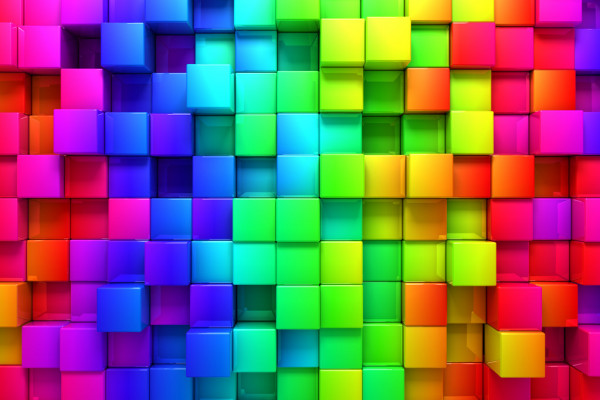
#> input picture images/5.png, 600 x 400 px
$ jupyter execute 'most dominant colors.ipynb'
#> lines starting #> are read from the running program, lines starting #| are printed output that depends on the picture; after the words box and inside, x2 and y2 are one past the last pixel; in counts of white or black regions, pixels touching at a corner belong together
## Importing required packages

[cell 1]
import cv2
import numpy as np
import matplotlib.pyplot as plt
from sklearn.cluster import KMeans

## Defining image path and no. of clusters needed

[cell 2]
img_path = 'images/5.png'
clusters = 10 # try changing it

[cell 3]
def show(image):
    cv2.imshow('img',image)
    cv2.waitKey(0)
    cv2.destroyAllWindows()

## Reading the image, resizing it and flattening it

[cell 4]
img = cv2.imread(img_path)
#> img is the input picture: shape (400, 600, 3); mean B, G, R 105.7, 100.9, 122.9
# show(img)
print('Org image shape --> ',img.shape)
#| Org image shape -->  (400, 600, 3)

rows = 200
cols = int((img.shape[0]/img.shape[1])*rows)
#> cols = 133

img = cv2.resize(img,dsize=(rows,cols),interpolation=cv2.INTER_LINEAR)
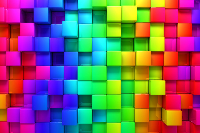
#> img: shape (133, 200, 3); mean B, G, R 105.8, 100.8, 122.9
# show(img)
print('After resizing shape --> ',img.shape)
#| After resizing shape -->  (133, 200, 3)


flat_img = np.reshape(img,(-1,3))
print('After Flattening shape --> ',flat_img.shape)
#| After Flattening shape -->  (26600, 3)

### Declaring KMeans Clustering Algorithm for clustering the pixels present in the image.

[cell 5]
kmeans = KMeans(n_clusters=clusters,random_state=0)
kmeans.fit(flat_img)

### These are the cluster centers or most dominant colors.

[cell 6]
colors = np.array(kmeans.cluster_centers_,dtype='uint')
colors

### Calculating their percentages to sort them accordingly.

[cell 7]
percentages = (np.unique(kmeans.labels_,return_counts=True)[1])/flat_img.shape[0]
p_and_c = zip(percentages,colors)
p_and_c = sorted(p_and_c,reverse=True)
p_and_c

## Visualizing the n (no. of clusters) most dominant colors of the image.

[cell 8]
block = np.ones((50,50,3),dtype='uint')
plt.figure(figsize=(12,8))
for i in range(clusters):
    plt.subplot(1,clusters,i+1)
    block[:] = p_and_c[i][1][::-1] # we have done this to convert bgr(opencv) to rgb(matplotlib)
    plt.imshow(block)
    plt.xticks([])
    plt.yticks([])
    plt.xlabel(str(round(p_and_c[i][0]*100,2))+'%')
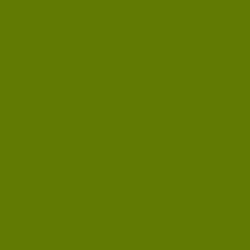
#> block: shape (50, 50, 3) uint64 (shown 5 times larger); mean of channels 0, 1, 2 3, 122, 97; drawn as B, G, R
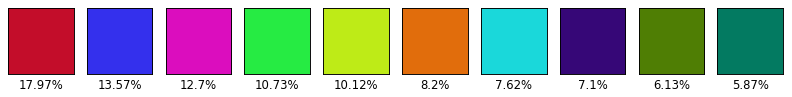
#> figure drawn by matplotlib, 10 panels

### Creating a bar to visualize the same.

[cell 9]
bar = np.ones((50,500,3),dtype='uint')
plt.figure(figsize=(12,8))
plt.title('Proportions of colors in the image')
start = 0
i = 1
for p,c in p_and_c:
    end = start+int(p*bar.shape[1])
    if i==clusters:
        bar[:,start:] = c[::-1]
    else:
        bar[:,start:end] = c[::-1]
    start = end
    i+=1
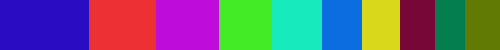
#> bar: shape (50, 500, 3) uint64; mean of channels 0, 1, 2 121, 100.5, 105.5; drawn as B, G, R
#> after the loop, i = 11

plt.imshow(bar)
plt.xticks([])
plt.yticks([])
#> Out = ([], [])
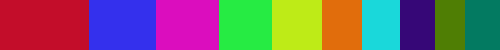
#> shown: shape (50, 500, 3); mean R, G, B 121, 100.5, 105.5

### And in the end just a nice on-image visualization which shows top 5 dominant color on the image.

[cell 10]
img = cv2.imread(img_path)

rows = 1000
cols = int((img.shape[0]/img.shape[1])*rows)
#> cols = 666
img = cv2.resize(img,dsize=(rows,cols),interpolation=cv2.INTER_LINEAR)
#> img: shape (666, 1000, 3)

copy = img.copy()
cv2.rectangle(copy,(rows//2-250,cols//2-90),(rows//2+250,cols//2+110),(255,255,255),-1)
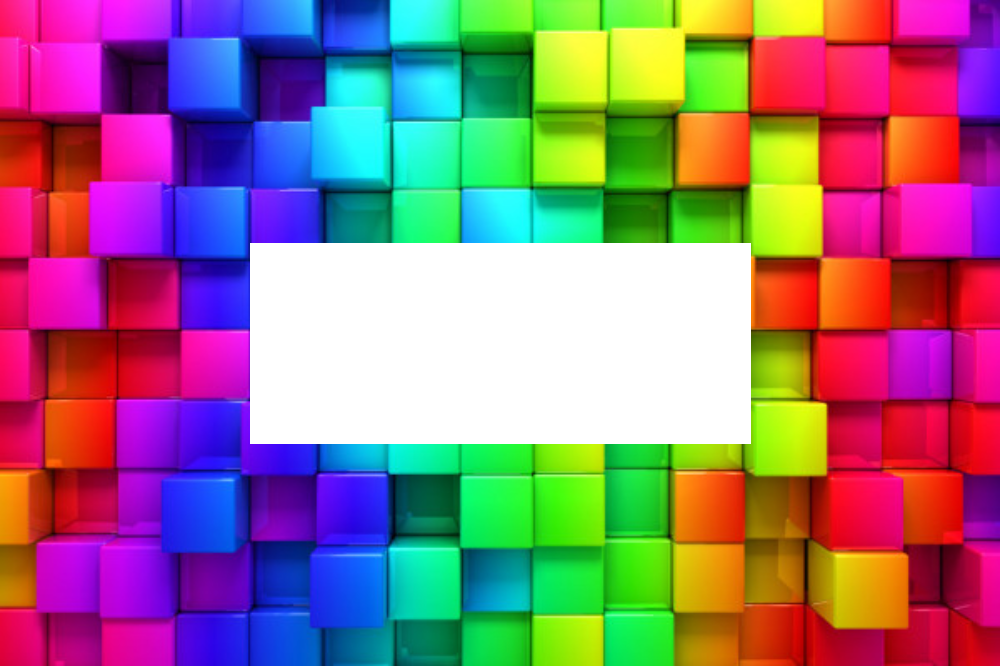
#> copy: shape (666, 1000, 3); mean B, G, R 127.2, 114.9, 150.3

final = cv2.addWeighted(img,0.1,copy,0.9,0)
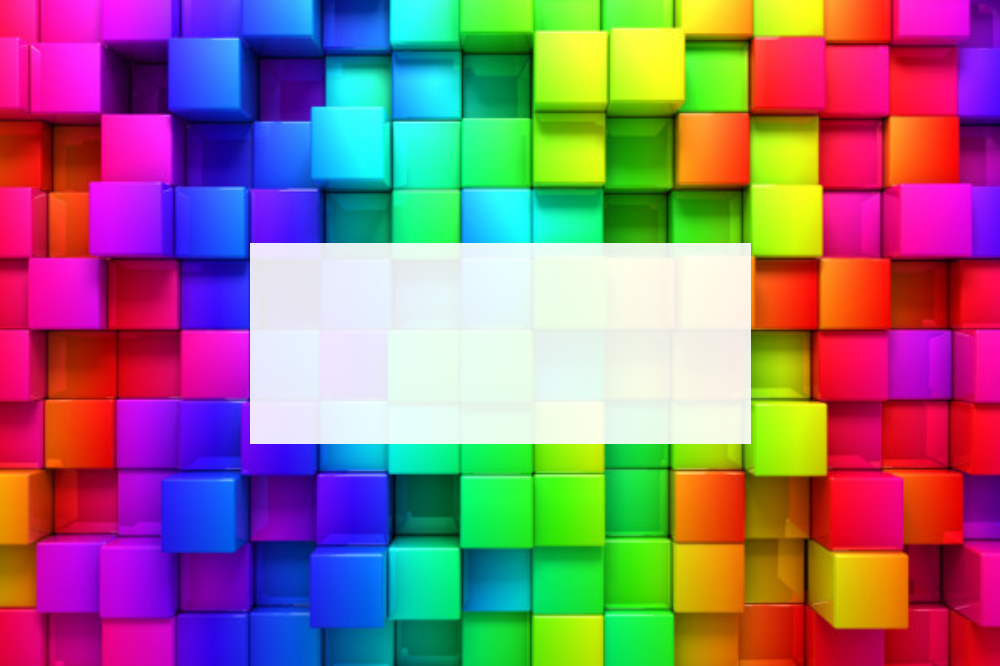
#> final: shape (666, 1000, 3); mean B, G, R 125.1, 113.5, 147.6
cv2.putText(final,'Most Dominant Colors in the Image',(rows//2-230,cols//2-40),cv2.FONT_HERSHEY_DUPLEX,0.8,(0,0,0),1,cv2.LINE_AA)
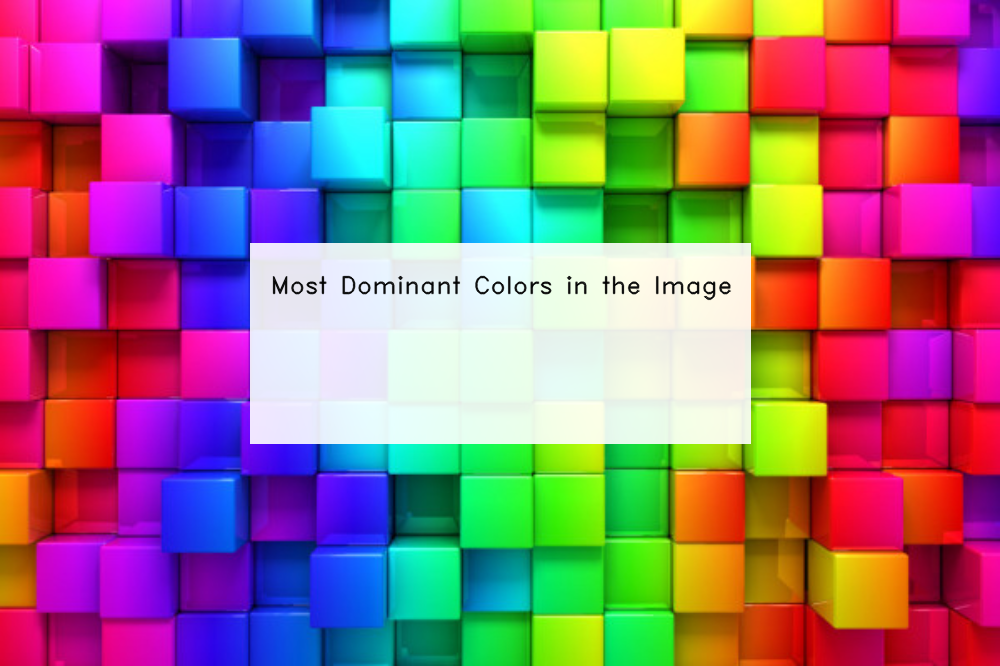
#> final: shape (666, 1000, 3); 0.51% of pixels changed, all inside (x1, y1, x2, y2) = (272, 275, 732, 301)


start = rows//2-220
for i in range(5):
    end = start+70
    final[cols//2:cols//2+70,start:end] = p_and_c[i][1]
    cv2.putText(final,str(i+1),(start+25,cols//2+45),cv2.FONT_HERSHEY_DUPLEX,1,(255,255,255),1,cv2.LINE_AA)
    start = end+20
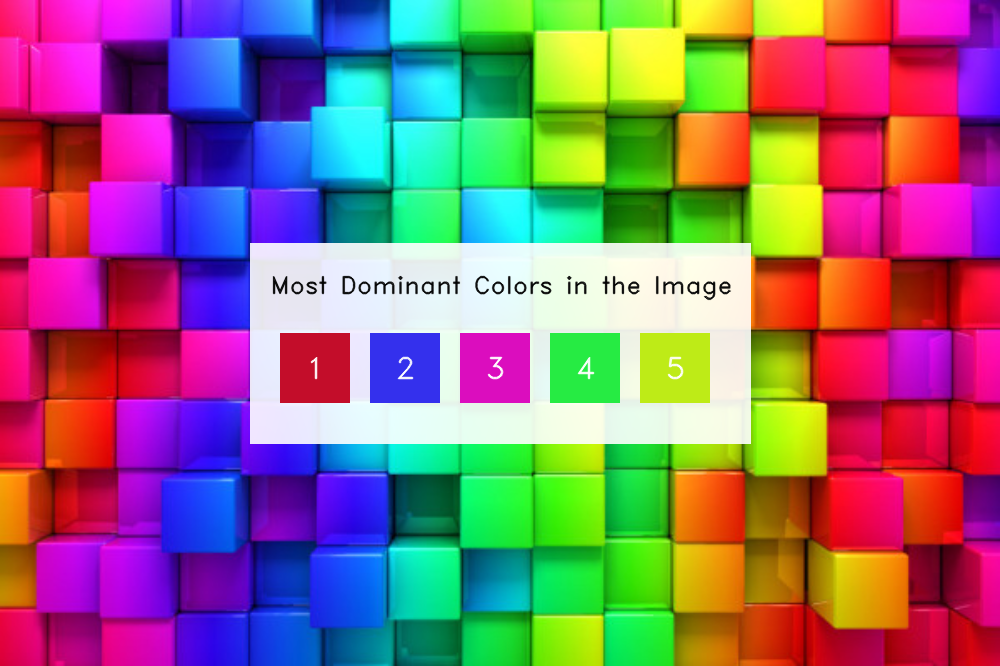
#> final: shape (666, 1000, 3); 3.68% of pixels changed, all inside (x1, y1, x2, y2) = (280, 333, 710, 403)

cv2.imwrite('output.png',final)
show(final)

$ run again, with images/3.png copied over images/5.png
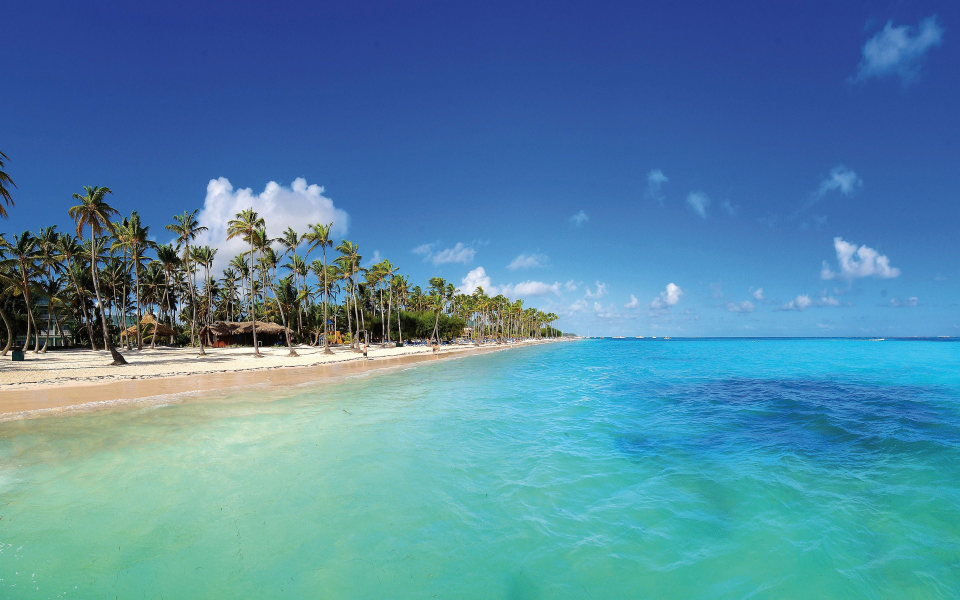
#> input picture images/3.png, 2880 x 1800 px (shown at 1/3 size)
#> img is the input picture: shape (1800, 2880, 3); mean B, G, R 164.9, 135.5, 82.2
#| Org image shape -->  (1800, 2880, 3)
#| After resizing shape -->  (125, 200, 3)
#| After Flattening shape -->  (25000, 3)
#> `cv2.rectangle(copy,(rows//2-250,cols//2-90),(rows//2+250,cols//2+110),..`:
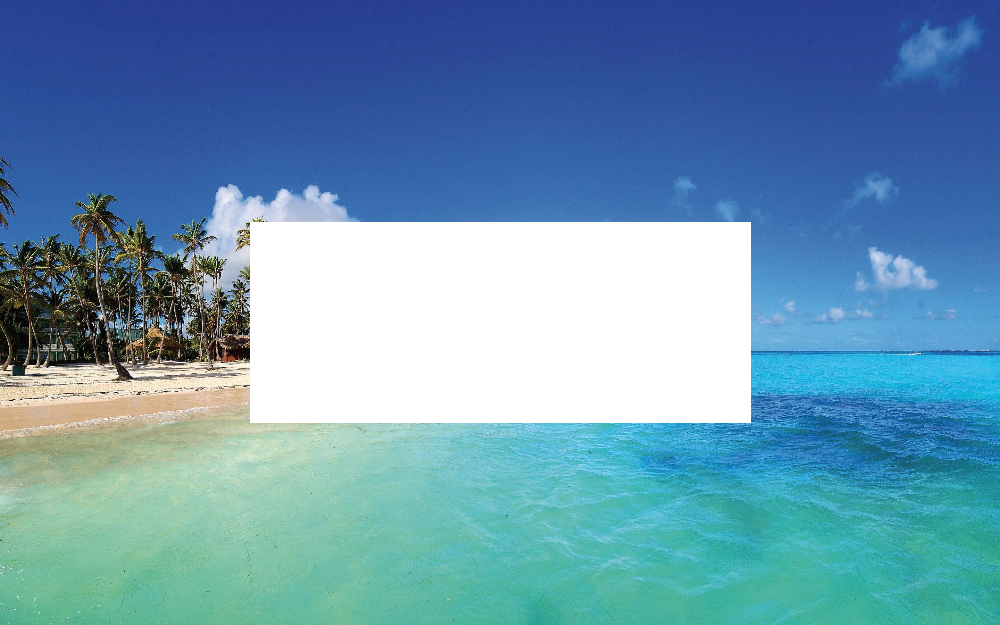
#> copy: shape (625, 1000, 3); mean B, G, R 178.1, 151.7, 105.3
#> after the loop `for i in range(5):`:
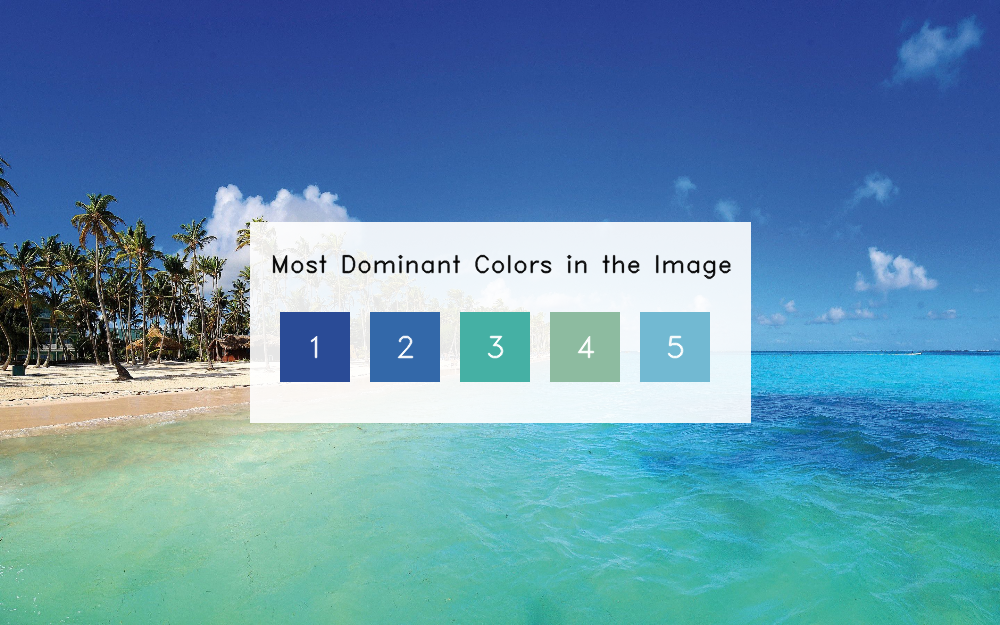
#> final: shape (625, 1000, 3); mean B, G, R 173.3, 145.5, 96.2

$ run again, with images/4.png copied over images/5.png
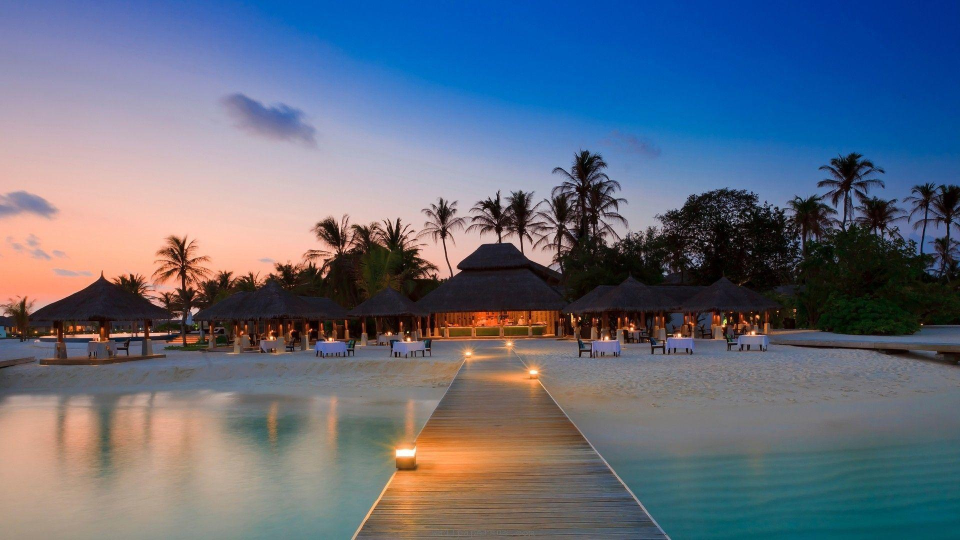
#> input picture images/4.png, 1920 x 1080 px (shown at 1/2 size)
#> img is the input picture: shape (1080, 1920, 3); mean B, G, R 125.6, 107.7, 98.3
#| Org image shape -->  (1080, 1920, 3)
#| After resizing shape -->  (112, 200, 3)
#| After Flattening shape -->  (22400, 3)
#> `cv2.rectangle(copy,(rows//2-250,cols//2-90),(rows//2+250,cols//2+110),..`:
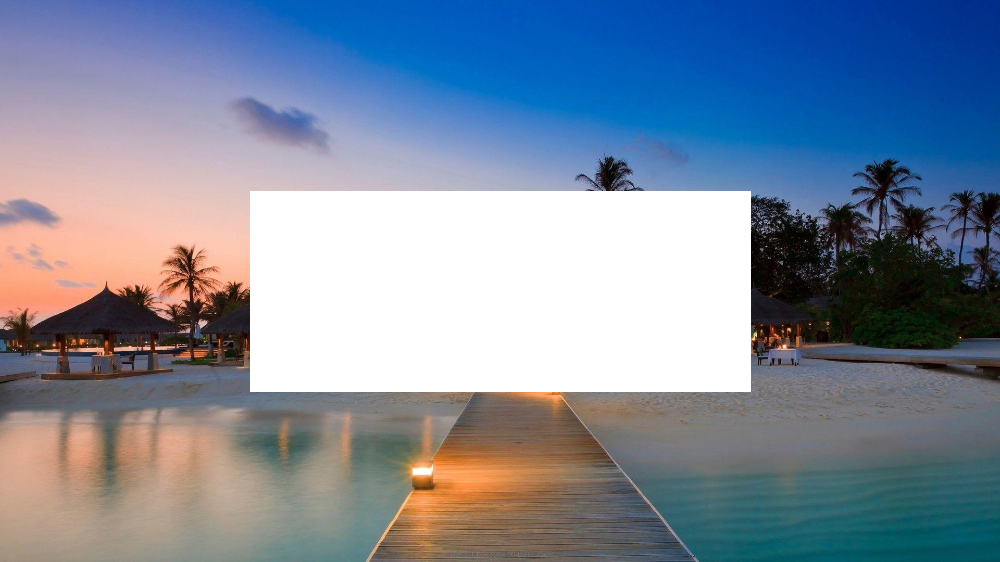
#> copy: shape (562, 1000, 3); mean B, G, R 156.2, 137.8, 125.3
#> after the loop `for i in range(5):`:
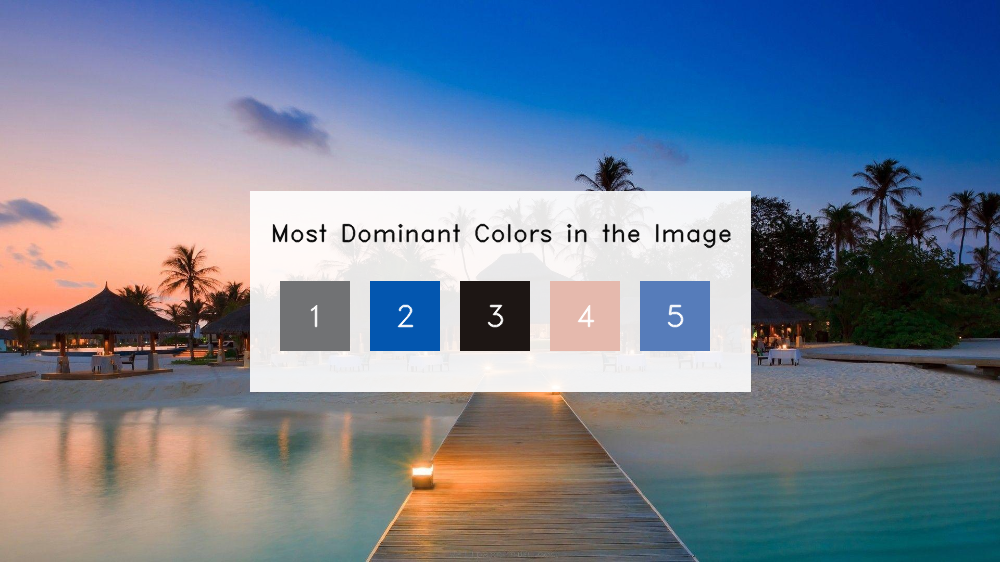
#> final: shape (562, 1000, 3); mean B, G, R 148.1, 128.6, 115.7
